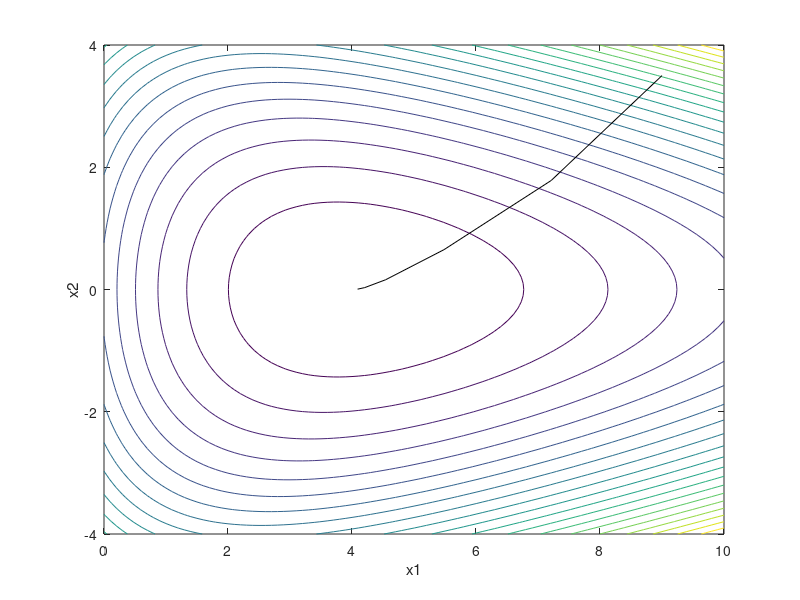

Reproduce this figure in MATLAB.
% 例程 2.22  列文伯格-马夸尔特方法
% 函数定义： y =(exp(-(x1-3)/2))+(exp((x1+4*x2)/10))+(exp((x1-4*x2)/10));
[vx1, vx2] = meshgrid(0: 0.1: 10, -4: 0.1: 4);
y = (exp(-(vx1 - 3)/2)) + (exp((vx1 + 4*vx2)/10)) + (exp((vx1 - 4*vx2)/10));
%  函数图像绘制
figure(1)
contour(vx1, vx2, y, 20);
hold on;
xlabel('x1');  ylabel('x2');
%  初始点
x1i = 9;
x2i = 3.5;
%  迭代步数
for M = 1:5
a = (exp(-(x1i - 3)/2));
b = (exp((x1i + 4*x2i)/10));
c = (exp((x1i - 4*x2i)/10));
yi = a + b + c;
%  计算梯度
aux1 = (-0.5*a) + (0.1*b) + (0.1*c);
aux2 = (0.4*b) - (0.4*c);
g = [aux1, aux2];
%  计算海森矩阵
qH11 = (0.25*a) + (0.01*b) + (0.01*c);
qH12 = (0.04*b) - (0.04*c);
qH21 = (0.04*b) - (0.04*c);
qH22 = (0.16*b) + (0.16*c);
H = [qH11, qH12; qH21, qH22];
mhu = 0.1;  %  调节参数（可修改）
I = eye(2);
delta = -(inv(H + (mhu*I)))*g';  %  求解迭代步长
x1f = x1i + delta(1);
x2f = x2i + delta(2);
plot([x1i, x1f], [ x2i, x2f], 'k ');
x1i = x1f;
x2i = x2f;
end;
